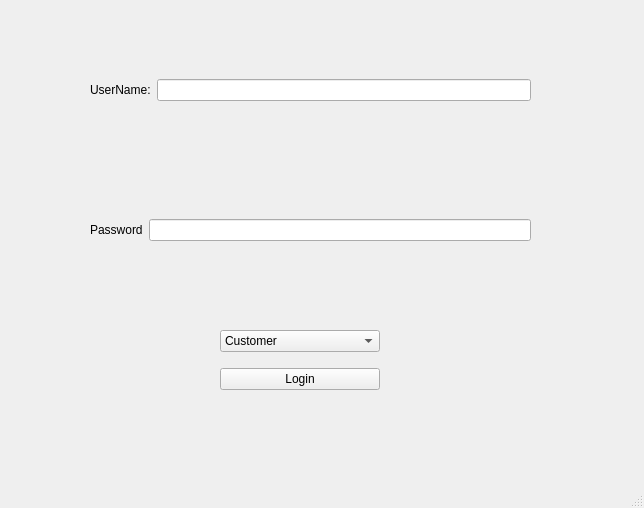
<?xml version="1.0" encoding="UTF-8"?>
<ui version="4.0">
 <class>MainWindow</class>
 <widget class="QMainWindow" name="MainWindow">
  <property name="geometry">
   <rect>
    <x>0</x>
    <y>0</y>
    <width>644</width>
    <height>508</height>
   </rect>
  </property>
  <property name="windowTitle">
   <string>MainWindow</string>
  </property>
  <widget class="QWidget" name="centralwidget">
   <widget class="QWidget" name="horizontalLayoutWidget">
    <property name="geometry">
     <rect>
      <x>90</x>
      <y>50</y>
      <width>441</width>
      <height>80</height>
     </rect>
    </property>
    <layout class="QHBoxLayout" name="horizontalLayout">
     <item>
      <widget class="QLabel" name="label">
       <property name="text">
        <string>UserName:</string>
       </property>
      </widget>
     </item>
     <item>
      <widget class="QLineEdit" name="lineEdit"/>
     </item>
    </layout>
   </widget>
   <widget class="QWidget" name="horizontalLayoutWidget_2">
    <property name="geometry">
     <rect>
      <x>90</x>
      <y>190</y>
      <width>441</width>
      <height>80</height>
     </rect>
    </property>
    <layout class="QHBoxLayout" name="horizontalLayout_2">
     <item>
      <widget class="QLabel" name="label_2">
       <property name="text">
        <string>Password</string>
       </property>
      </widget>
     </item>
     <item>
      <widget class="QLineEdit" name="lineEdit_2"/>
     </item>
    </layout>
   </widget>
   <widget class="QWidget" name="verticalLayoutWidget">
    <property name="geometry">
     <rect>
      <x>220</x>
      <y>320</y>
      <width>160</width>
      <height>80</height>
     </rect>
    </property>
    <layout class="QVBoxLayout" name="verticalLayout">
     <item>
      <widget class="QComboBox" name="comboBox">
       <item>
        <property name="text">
         <string>Customer</string>
        </property>
       </item>
       <item>
        <property name="text">
         <string>Administrator</string>
        </property>
       </item>
       <item>
        <property name="text">
         <string>Driver</string>
        </property>
       </item>
      </widget>
     </item>
     <item>
      <widget class="QPushButton" name="pushButton">
       <property name="text">
        <string>Login</string>
       </property>
      </widget>
     </item>
    </layout>
   </widget>
  </widget>
  <widget class="QMenuBar" name="menubar">
   <property name="geometry">
    <rect>
     <x>0</x>
     <y>0</y>
     <width>644</width>
     <height>25</height>
    </rect>
   </property>
  </widget>
  <widget class="QStatusBar" name="statusbar"/>
 </widget>
 <resources/>
 <connections/>
</ui>
